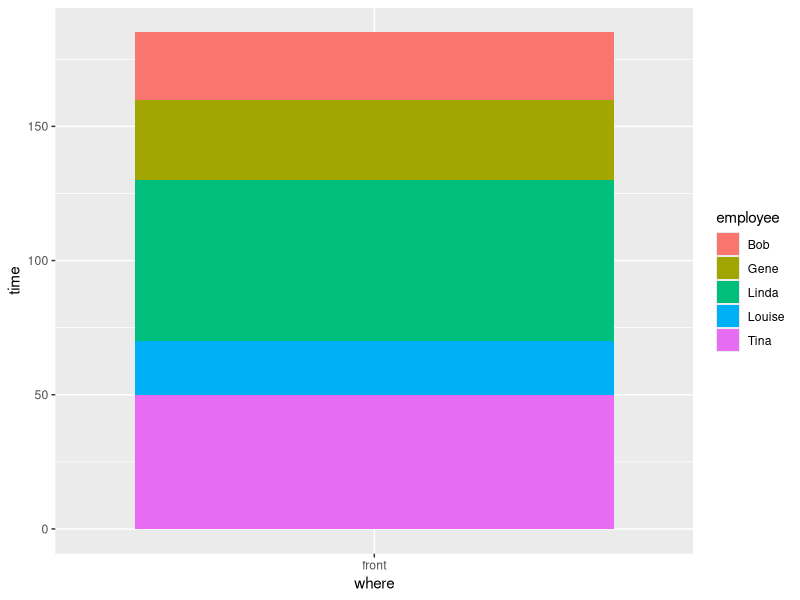
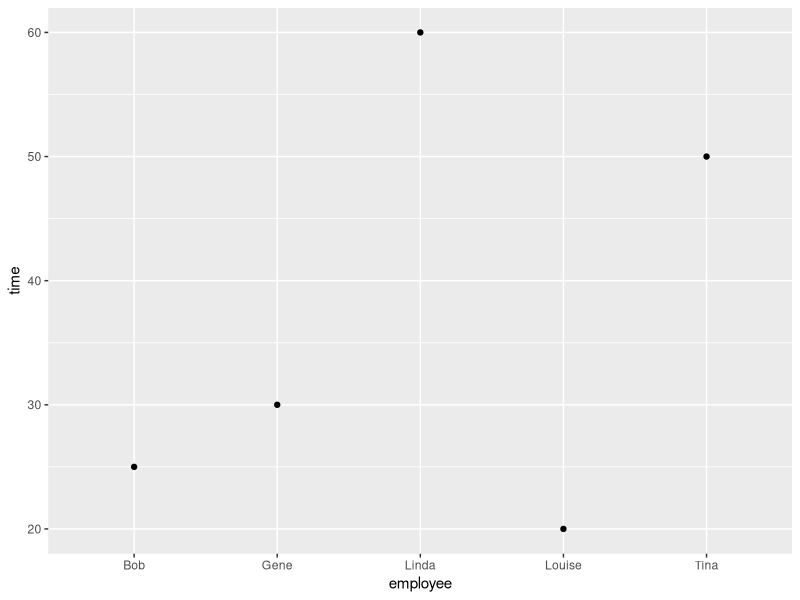
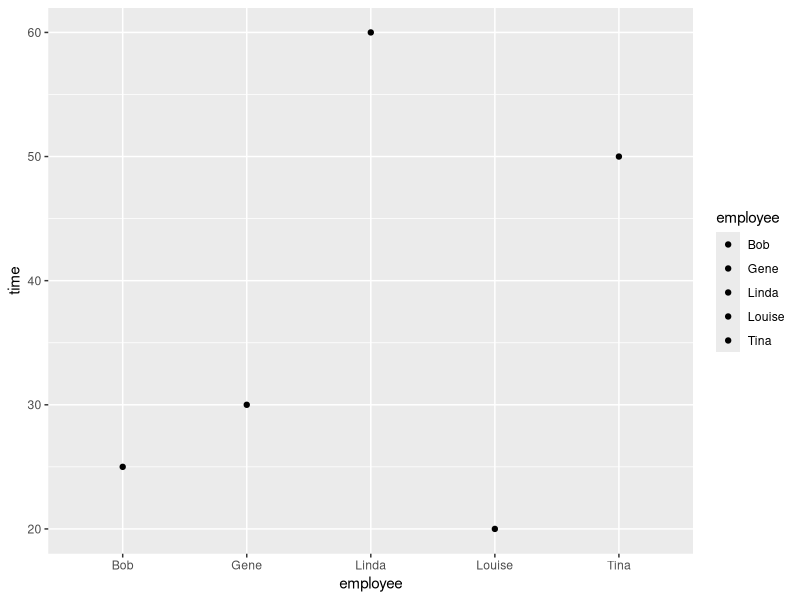
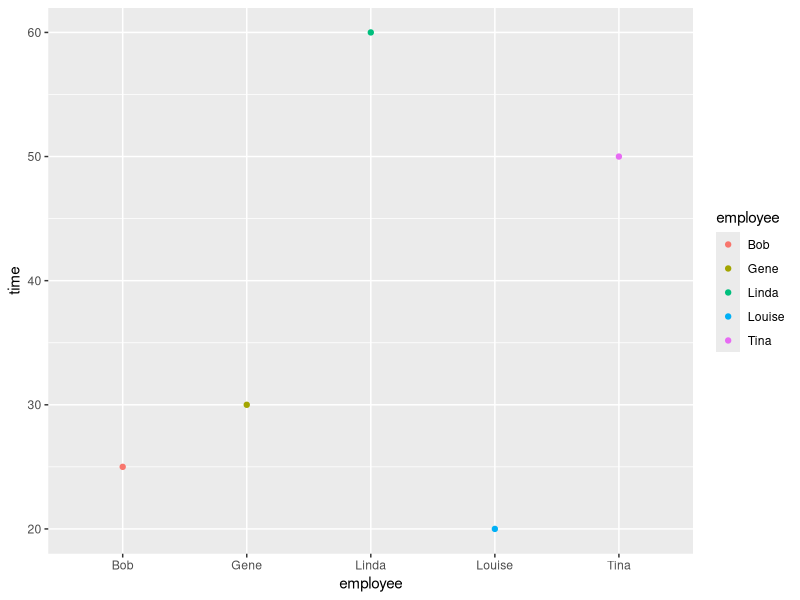
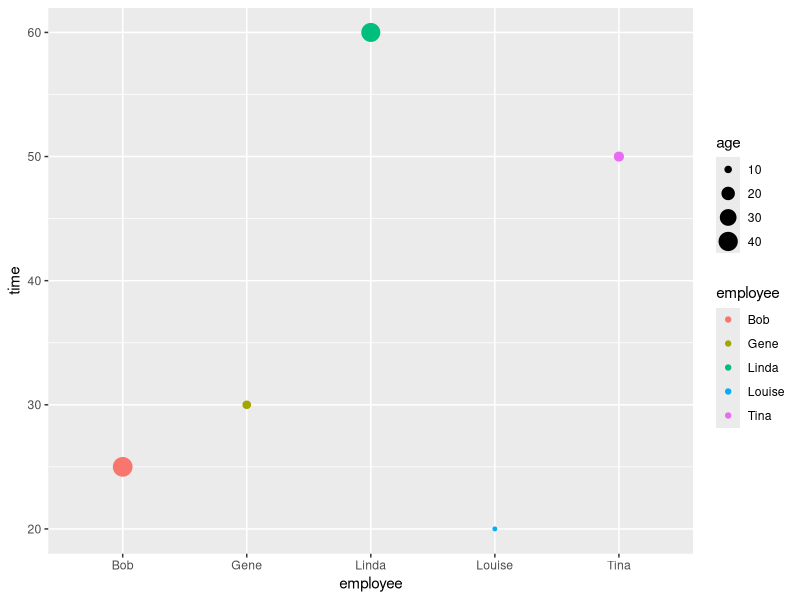
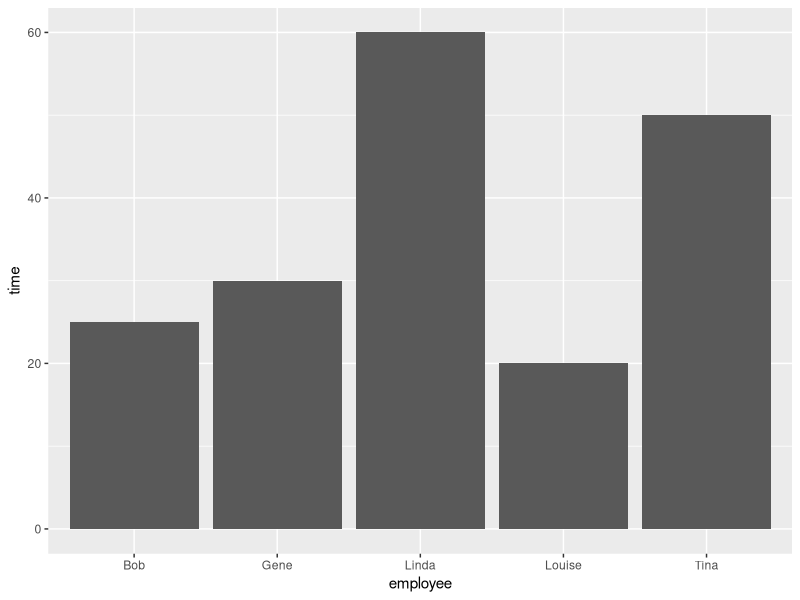
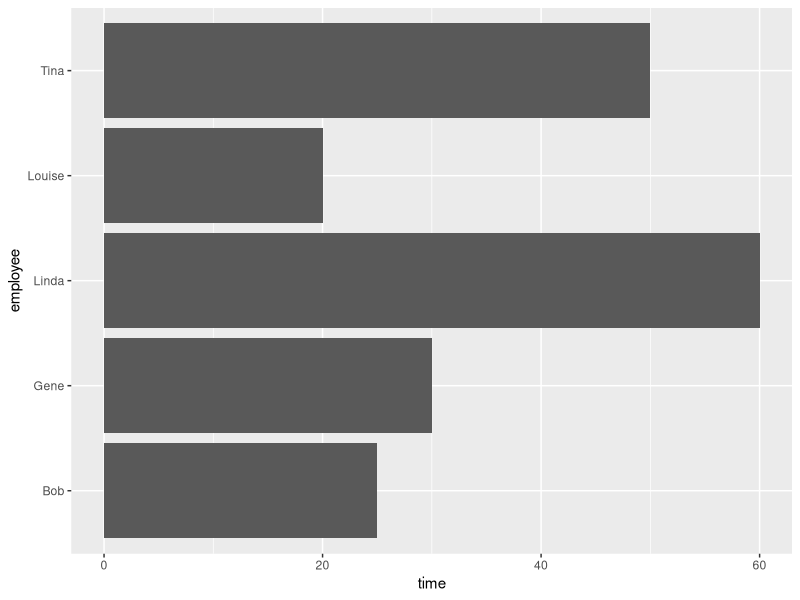

The R script that drew these images, in order: (Note: this script raises an error after producing the figures.)
## ---- chunk 1
library(dplyr)
library(ggplot2)
library(lubridate)

burgers <- data.frame(employee=c("Bob", "Gene",
                              "Linda", "Louise",
                              "Tina"),
                   time=c(25, 30, 60, 20, 50),
                   age=c(42, 11, 39, 9, 13),
                   interest=c("cooking", "music", "wine", "chaos", "horses"))

burgers

burgers <- burgers %>% 
  mutate(where="front")

burgers
## ---- chunk 2
ggplot(burgers, aes(x=where, y=time, fill=employee)) + 
  geom_col(position="stack") 
## ---- chunk 3
 ggplot(burgers) + 
    geom_point(aes(x=employee, y=time))
## ---- chunk 4
 ggplot(burgers) + 
    geom_point(aes(x=employee, y=time, fill=employee)) 
## ---- chunk 5
 ggplot(burgers) + 
    geom_point(aes(x=employee, y=time, fill=employee, color=employee)) 
## ---- chunk 6
 ggplot(burgers) + 
    geom_point(aes(x=employee, y=time, fill=employee, color=employee, size=age)) 
## ---- chunk 7
  ggplot(burgers) + 
    geom_col(aes(x=employee, y=time), stat="identity") 
## ---- chunk 8
  ggplot(burgers) + 
    geom_col(aes(x=time, y=employee), stat="identity")
## ---- chunk 9
disney <- read_csv("data/disney_movies_total_gross.csv")

glimpse(disney)
## ---- chunk 10
disney <- disney %>% 
  mutate(release_date=mdy(release_date),
         total_gross=parse_number(total_gross),
         inflation_adjusted_gross=parse_number(inflation_adjusted_gross)) 

glimpse(disney)
## ---- chunk 11
disney %>% 
  ggplot(aes(x=release_date, 
             y=inflation_adjusted_gross,
             color=genre)) +
  geom_point() 
## ---- chunk 12
disney %>% 
  ggplot(aes(x=release_date, 
             y=inflation_adjusted_gross, 
             color=genre)) +
  geom_point() +
  scale_x_date(limits=c(ymd("1980-01-01"), ymd("2020-01-01")))
## ---- chunk 13
disney %>% 
  ggplot(aes(x=release_date, 
             y=inflation_adjusted_gross, 
             color=genre)) +
  geom_point() +
  scale_x_date(limits=c(ymd("1980-01-01"), 
                              ymd("2020-01-01"))) +
  scale_y_continuous(limits=c(0, 1000000000)) 
## ---- chunk 14
disney %>% 
  ggplot(aes(x=release_date, 
             y=inflation_adjusted_gross, 
             color=genre)) +
  geom_point() +
  scale_x_date(limits=c(ymd("1980-01-01"), 
                              ymd("2020-01-01")),
                     labels=scales::date_format("%Y")) +
  scale_y_continuous(limits=c(0, 1000000000),
                     labels=scales::dollar_format()) 
## ---- chunk 15
disney %>% 
  ggplot(aes(x=release_date, 
             y=inflation_adjusted_gross)) +
  geom_point() +
  scale_x_date(limits=c(ymd("1980-01-01"), 
                              ymd("2020-01-01")),
                     labels=scales::date_format("%Y")) +
  scale_y_continuous(limits=c(0, 1000000000),
                     labels=scales::dollar_format()) +
  facet_wrap(~genre)
## ---- chunk 16
disney %>% 
  ggplot(aes(x=release_date, 
             y=inflation_adjusted_gross)) +
  geom_point() +
  scale_x_date(limits=c(ymd("1980-01-01"), 
                              ymd("2020-01-01")),
                     labels=scales::date_format("%Y")) +
  scale_y_continuous(limits=c(0, 1000000000),
                     labels=scales::dollar_format()) +
  facet_wrap(~genre) +
  labs(title="Disney animated movie gross profit") +
  labs(subtitle="Adjusted for inflation") +
  labs(y="", x="") +
  labs(caption="Data: Source Goes Here")
## ---- chunk 17
disney %>% 
  ggplot(aes(x=release_date, 
             y=inflation_adjusted_gross)) +
  geom_point() +
  scale_x_date(limits=c(ymd("1980-01-01"), 
                              ymd("2020-01-01")),
                     labels=scales::date_format("%Y")) +
  scale_y_continuous(limits=c(0, 1000000000),
                     labels=scales::dollar_format()) +
  facet_wrap(~genre) +
  labs(title="Disney animated movie gross profit") +
  labs(subtitle="Adjusted for inflation") +
  labs(y="", x="") +
  labs(caption="Data: Source Goes Here") +
  theme(strip.background = element_rect(colour = "black", fill = "white")) +
  theme(legend.key = element_rect(fill = "white", colour = "black")) +
  theme_minimal()
